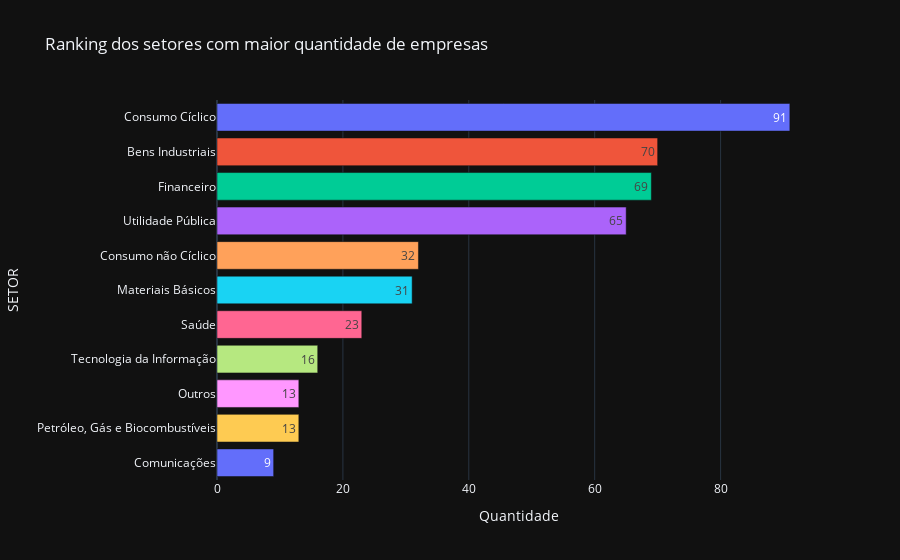

The code cell stored with this chart in its notebook:
### Markdown cell above
- Qual a frequência absoluta/relativa/acumulada dos setores?

### Code cell
fa = df.value_counts(subset=['SETOR'], sort=True, ascending=False).rename("count").reset_index()

fig = px.bar(template="plotly_dark",
             title= 'Ranking dos setores com maior quantidade de empresas', 
             data_frame=fa, 
             x='count', 
             y='SETOR', 
             orientation='h',
             color='SETOR',
             text_auto=True)
fig.update_traces(hovertemplate=None)
fig.update_layout(hovermode='y')
fig.update(layout_showlegend=False)
fig.update_xaxes(title_text='Quantidade')
fig.show()

### Figure 1 — Plotly figure (JSON) as saved in the notebook; plotly's stock layout.template omitted (floating-point values rounded to 4 significant figures)
{"data": [{"alignmentgroup": "True", "legendgroup": "Consumo Cíclico", "marker": {"color": "#636efa", "pattern": {"shape": ""}}, "name": "Consumo Cíclico", "offsetgroup": "Consumo Cíclico", "orientation": "h", "showlegend": true, "textposition": "auto", "texttemplate": "%{x}", "type": "bar", "x": [91], "xaxis": "x", "y": ["Consumo Cíclico"], "yaxis": "y"}, {"alignmentgroup": "True", "legendgroup": "Bens Industriais", "marker": {"color": "#EF553B", "pattern": {"shape": ""}}, "name": "Bens Industriais", "offsetgroup": "Bens Industriais", "orientation": "h", "showlegend": true, "textposition": "auto", "texttemplate": "%{x}", "type": "bar", "x": [70], "xaxis": "x", "y": ["Bens Industriais"], "yaxis": "y"}, {"alignmentgroup": "True", "legendgroup": "Financeiro", "marker": {"color": "#00cc96", "pattern": {"shape": ""}}, "name": "Financeiro", "offsetgroup": "Financeiro", "orientation": "h", "showlegend": true, "textposition": "auto", "texttemplate": "%{x}", "type": "bar", "x": [69], "xaxis": "x", "y": ["Financeiro"], "yaxis": "y"}, {"alignmentgroup": "True", "legendgroup": "Utilidade Pública", "marker": {"color": "#ab63fa", "pattern": {"shape": ""}}, "name": "Utilidade Pública", "offsetgroup": "Utilidade Pública", "orientation": "h", "showlegend": true, "textposition": "auto", "texttemplate": "%{x}", "type": "bar", "x": [65], "xaxis": "x", "y": ["Utilidade Pública"], "yaxis": "y"}, {"alignmentgroup": "True", "legendgroup": "Consumo não Cíclico", "marker": {"color": "#FFA15A", "pattern": {"shape": ""}}, "name": "Consumo não Cíclico", "offsetgroup": "Consumo não Cíclico", "orientation": "h", "showlegend": true, "textposition": "auto", "texttemplate": "%{x}", "type": "bar", "x": [32], "xaxis": "x", "y": ["Consumo não Cíclico"], "yaxis": "y"}, {"alignmentgroup": "True", "legendgroup": "Materiais Básicos", "marker": {"color": "#19d3f3", "pattern": {"shape": ""}}, "name": "Materiais Básicos", "offsetgroup": "Materiais Básicos", "orientation": "h", "showlegend": true, "textposition": "auto", "texttemplate": "%{x}", "type": "bar", "x": [31], "xaxis": "x", "y": ["Materiais Básicos"], "yaxis": "y"}, {"alignmentgroup": "True", "legendgroup": "Saúde", "marker": {"color": "#FF6692", "pattern": {"shape": ""}}, "name": "Saúde", "offsetgroup": "Saúde", "orientation": "h", "showlegend": true, "textposition": "auto", "texttemplate": "%{x}", "type": "bar", "x": [23], "xaxis": "x", "y": ["Saúde"], "yaxis": "y"}, {"alignmentgroup": "True", "legendgroup": "Tecnologia da Informação", "marker": {"color": "#B6E880", "pattern": {"shape": ""}}, "name": "Tecnologia da Informação", "offsetgroup": "Tecnologia da Informação", "orientation": "h", "showlegend": true, "textposition": "auto", "texttemplate": "%{x}", "type": "bar", "x": [16], "xaxis": "x", "y": ["Tecnologia da Informação"], "yaxis": "y"}, {"alignmentgroup": "True", "legendgroup": "Outros", "marker": {"color": "#FF97FF", "pattern": {"shape": ""}}, "name": "Outros", "offsetgroup": "Outros", "orientation": "h", "showlegend": true, "textposition": "auto", "texttemplate": "%{x}", "type": "bar", "x": [13], "xaxis": "x", "y": ["Outros"], "yaxis": "y"}, {"alignmentgroup": "True", "legendgroup": "Petróleo, Gás e Biocombustíveis", "marker": {"color": "#FECB52", "pattern": {"shape": ""}}, "name": "Petróleo, Gás e Biocombustíveis", "offsetgroup": "Petróleo, Gás e Biocombustíveis", "orientation": "h", "showlegend": true, "textposition": "auto", "texttemplate": "%{x}", "type": "bar", "x": [13], "xaxis": "x", "y": ["Petróleo, Gás e Biocombustíveis"], "yaxis": "y"}, {"alignmentgroup": "True", "legendgroup": "Comunicações", "marker": {"color": "#636efa", "pattern": {"shape": ""}}, "name": "Comunicações", "offsetgroup": "Comunicações", "orientation": "h", "showlegend": true, "textposition": "auto", "texttemplate": "%{x}", "type": "bar", "x": [9], "xaxis": "x", "y": ["Comunicações"], "yaxis": "y"}], "layout": {"barmode": "relative", "hovermode": "y", "legend": {"title": {"text": "SETOR"}, "tracegroupgap": 0}, "showlegend": false, "title": {"text": "Ranking dos setores com maior quantidade de empresas"}, "xaxis": {"anchor": "y", "domain": [0, 1], "title": {"text": "Quantidade"}}, "yaxis": {"anchor": "x", "categoryarray": ["Comunicações", "Petróleo, Gás e Biocombustíveis", "Outros", "Tecnologia da Informação", "Saúde", "Materiais Básicos", "Consumo não Cíclico", "Utilidade Pública", "Financeiro", "Bens Industriais", "Consumo Cíclico"], "categoryorder": "array", "domain": [0, 1], "title": {"text": "SETOR"}}}}
